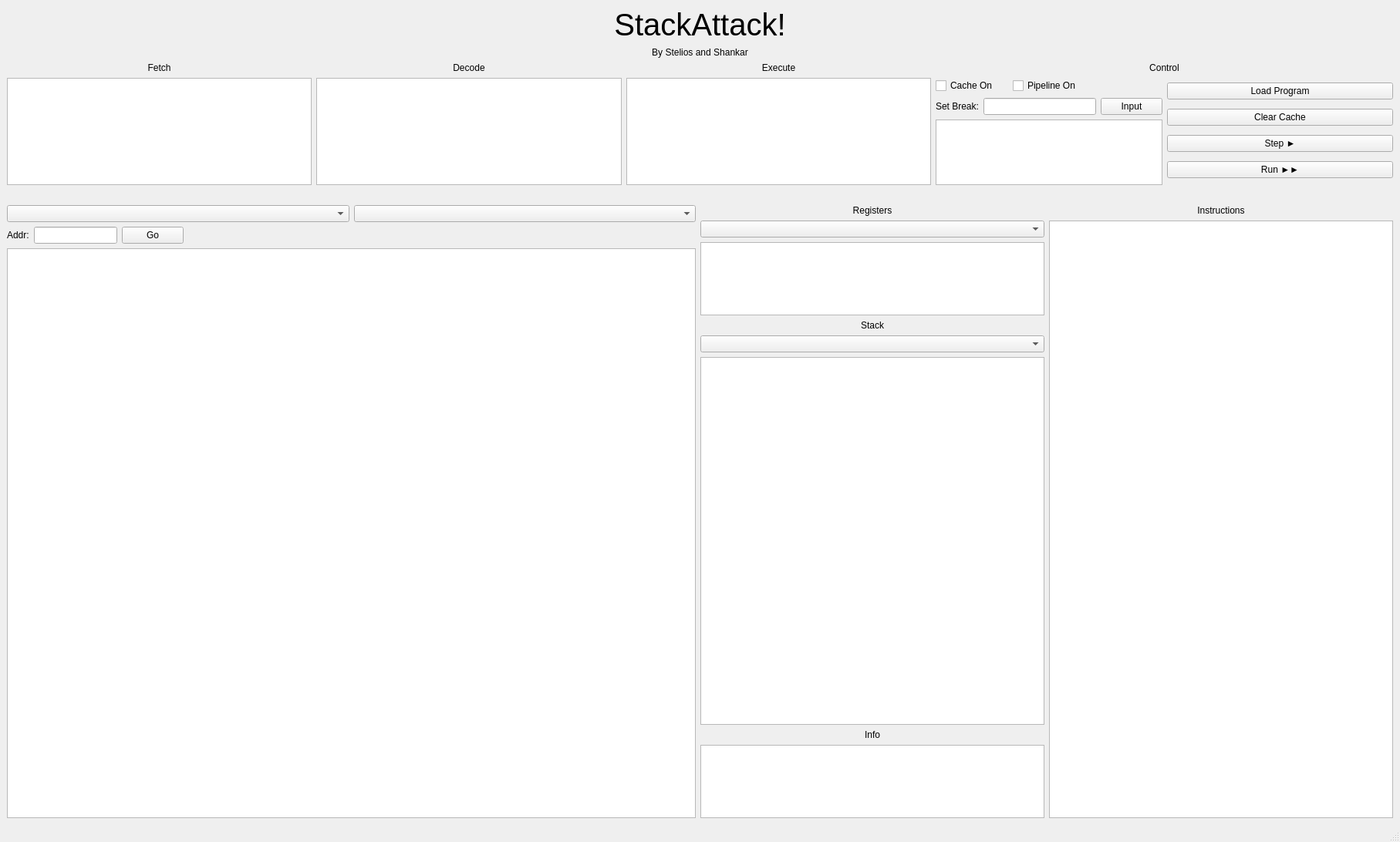
<?xml version="1.0" encoding="UTF-8"?>
<ui version="4.0">
 <class>simulator</class>
 <widget class="QMainWindow" name="simulator">
  <property name="geometry">
   <rect>
    <x>0</x>
    <y>0</y>
    <width>1815</width>
    <height>1092</height>
   </rect>
  </property>
  <property name="windowTitle">
   <string>MainWindow</string>
  </property>
  <widget class="QWidget" name="centralwidget">
   <layout class="QGridLayout" name="gridLayout">
    <item row="0" column="0">
     <layout class="QVBoxLayout" name="verticalLayout" stretch="0,0,1,0,5">
      <item>
       <widget class="QLabel" name="label_9">
        <property name="font">
         <font>
          <pointsize>30</pointsize>
         </font>
        </property>
        <property name="text">
         <string>StackAttack!</string>
        </property>
        <property name="alignment">
         <set>Qt::AlignCenter</set>
        </property>
       </widget>
      </item>
      <item>
       <widget class="QLabel" name="label_12">
        <property name="text">
         <string>By Stelios and Shankar</string>
        </property>
        <property name="alignment">
         <set>Qt::AlignHCenter|Qt::AlignTop</set>
        </property>
       </widget>
      </item>
      <item>
       <layout class="QHBoxLayout" name="horizontalLayout_3" stretch="2,2,2,3">
        <item>
         <layout class="QVBoxLayout" name="verticalLayout_7">
          <item>
           <widget class="QLabel" name="label_6">
            <property name="text">
             <string>Fetch</string>
            </property>
            <property name="alignment">
             <set>Qt::AlignCenter</set>
            </property>
           </widget>
          </item>
          <item>
           <widget class="QListView" name="fetchView"/>
          </item>
         </layout>
        </item>
        <item>
         <layout class="QVBoxLayout" name="verticalLayout_9">
          <item>
           <widget class="QLabel" name="label_7">
            <property name="text">
             <string>Decode</string>
            </property>
            <property name="alignment">
             <set>Qt::AlignCenter</set>
            </property>
           </widget>
          </item>
          <item>
           <widget class="QListView" name="decodeView"/>
          </item>
         </layout>
        </item>
        <item>
         <layout class="QVBoxLayout" name="verticalLayout_6">
          <item>
           <widget class="QLabel" name="label_8">
            <property name="text">
             <string>Execute</string>
            </property>
            <property name="alignment">
             <set>Qt::AlignCenter</set>
            </property>
           </widget>
          </item>
          <item>
           <widget class="QListView" name="executeView"/>
          </item>
         </layout>
        </item>
        <item>
         <layout class="QVBoxLayout" name="verticalLayout_3">
          <item>
           <widget class="QLabel" name="label_10">
            <property name="text">
             <string>Control</string>
            </property>
            <property name="alignment">
             <set>Qt::AlignCenter</set>
            </property>
           </widget>
          </item>
          <item>
           <layout class="QHBoxLayout" name="horizontalLayout_6" stretch="1,1">
            <item>
             <layout class="QVBoxLayout" name="verticalLayout_11" stretch="0,0,0">
              <item>
               <layout class="QHBoxLayout" name="horizontalLayout_9">
                <item>
                 <widget class="QCheckBox" name="cacheOn">
                  <property name="text">
                   <string>Cache On</string>
                  </property>
                 </widget>
                </item>
                <item>
                 <widget class="QCheckBox" name="pipeOn">
                  <property name="text">
                   <string>Pipeline On</string>
                  </property>
                 </widget>
                </item>
                <item>
                 <widget class="QLabel" name="label_14">
                  <property name="text">
                   <string/>
                  </property>
                 </widget>
                </item>
               </layout>
              </item>
              <item>
               <layout class="QHBoxLayout" name="horizontalLayout_7">
                <item>
                 <widget class="QLabel" name="label_11">
                  <property name="text">
                   <string>Set Break:</string>
                  </property>
                 </widget>
                </item>
                <item>
                 <widget class="QLineEdit" name="lineEditBreakPoint"/>
                </item>
                <item>
                 <widget class="QPushButton" name="breakSet">
                  <property name="text">
                   <string>Input</string>
                  </property>
                 </widget>
                </item>
               </layout>
              </item>
              <item>
               <widget class="QListWidget" name="listBreakPoints"/>
              </item>
             </layout>
            </item>
            <item>
             <layout class="QVBoxLayout" name="verticalLayout_10">
              <item>
               <widget class="QPushButton" name="LoadButton">
                <property name="text">
                 <string>Load Program</string>
                </property>
               </widget>
              </item>
              <item>
               <widget class="QPushButton" name="clearCacheButton">
                <property name="text">
                 <string>Clear Cache</string>
                </property>
               </widget>
              </item>
              <item>
               <widget class="QPushButton" name="stepButton">
                <property name="text">
                 <string>Step ►</string>
                </property>
               </widget>
              </item>
              <item>
               <widget class="QPushButton" name="runButton">
                <property name="text">
                 <string>Run ►►</string>
                </property>
               </widget>
              </item>
             </layout>
            </item>
           </layout>
          </item>
         </layout>
        </item>
       </layout>
      </item>
      <item>
       <spacer name="horizontalSpacer">
        <property name="orientation">
         <enum>Qt::Horizontal</enum>
        </property>
        <property name="sizeHint" stdset="0">
         <size>
          <width>40</width>
          <height>20</height>
         </size>
        </property>
       </spacer>
      </item>
      <item>
       <layout class="QHBoxLayout" name="horizontalLayout_2" stretch="2,1,1">
        <item>
         <layout class="QVBoxLayout" name="verticalLayout_2" stretch="0,0,0">
          <item>
           <layout class="QHBoxLayout" name="horizontalLayout">
            <item>
             <widget class="QComboBox" name="memCombo"/>
            </item>
            <item>
             <widget class="QComboBox" name="memRepCombo"/>
            </item>
           </layout>
          </item>
          <item>
           <layout class="QHBoxLayout" name="horizontalLayout_5" stretch="0,0,0,1">
            <item>
             <widget class="QLabel" name="label_4">
              <property name="text">
               <string>Addr:</string>
              </property>
             </widget>
            </item>
            <item>
             <widget class="QLineEdit" name="lineEditAddr"/>
            </item>
            <item>
             <widget class="QPushButton" name="addrGo">
              <property name="text">
               <string>Go</string>
              </property>
             </widget>
            </item>
            <item>
             <widget class="QLabel" name="label_5">
              <property name="text">
               <string/>
              </property>
             </widget>
            </item>
           </layout>
          </item>
          <item>
           <widget class="QTableView" name="memTable"/>
          </item>
         </layout>
        </item>
        <item>
         <layout class="QVBoxLayout" name="verticalLayout_4" stretch="0,0,1,0,0,5,0,1">
          <item>
           <widget class="QLabel" name="label_3">
            <property name="text">
             <string>Registers</string>
            </property>
            <property name="alignment">
             <set>Qt::AlignCenter</set>
            </property>
           </widget>
          </item>
          <item>
           <widget class="QComboBox" name="regCombo"/>
          </item>
          <item>
           <widget class="QListView" name="regView"/>
          </item>
          <item>
           <widget class="QLabel" name="label_2">
            <property name="frameShape">
             <enum>QFrame::NoFrame</enum>
            </property>
            <property name="text">
             <string>Stack</string>
            </property>
            <property name="alignment">
             <set>Qt::AlignCenter</set>
            </property>
           </widget>
          </item>
          <item>
           <widget class="QComboBox" name="stackComboBox"/>
          </item>
          <item>
           <widget class="QListView" name="stackView"/>
          </item>
          <item>
           <widget class="QLabel" name="label_13">
            <property name="text">
             <string>Info</string>
            </property>
            <property name="alignment">
             <set>Qt::AlignCenter</set>
            </property>
           </widget>
          </item>
          <item>
           <widget class="QListView" name="infoListView"/>
          </item>
         </layout>
        </item>
        <item>
         <layout class="QVBoxLayout" name="verticalLayout_5">
          <item>
           <widget class="QLabel" name="label">
            <property name="text">
             <string>Instructions</string>
            </property>
            <property name="alignment">
             <set>Qt::AlignCenter</set>
            </property>
           </widget>
          </item>
          <item>
           <widget class="QListWidget" name="InstrView"/>
          </item>
         </layout>
        </item>
       </layout>
      </item>
     </layout>
    </item>
   </layout>
  </widget>
  <widget class="QMenuBar" name="menubar">
   <property name="geometry">
    <rect>
     <x>0</x>
     <y>0</y>
     <width>1815</width>
     <height>22</height>
    </rect>
   </property>
  </widget>
  <widget class="QStatusBar" name="statusbar"/>
 </widget>
 <resources/>
 <connections/>
</ui>
